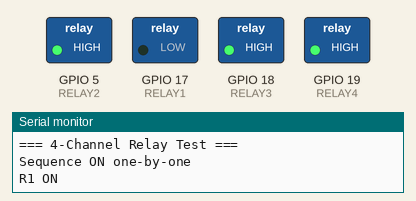
A sketch run on a simulated ESP32. Shown: switched loads named in the sketch (green lamp = pin HIGH), the last lines printed to the serial monitor.

Above: at 0.3 s.
At 0.9 s:
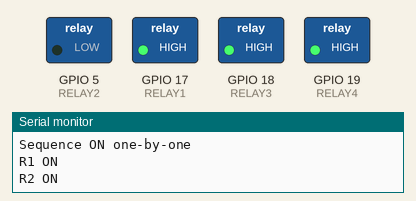
At 1.5 s:
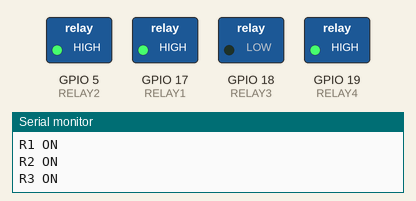
At 2.1 s:
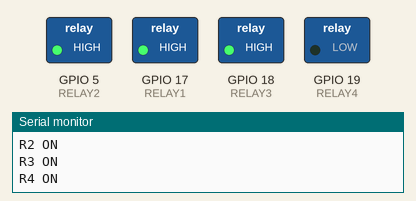
At 3.7 s:
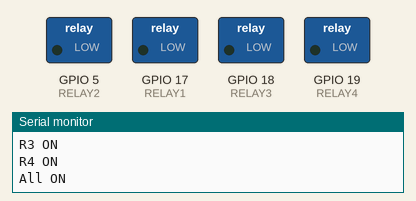
At 4.8 s:
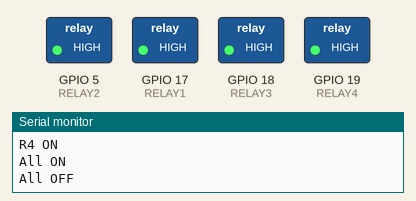
Timing chart, 0 to 7.0 s (numbered marks = the images above):
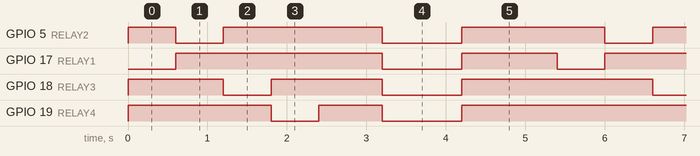

The sketch:

4-Relay_4_Channel.ino
```cpp
/*
  ESP32 + 4-Channel Relay Test
  IN1=17, IN2=5, IN3=18, IN4=19
*/

#include <Arduino.h>

const int RELAY1 = 17;
const int RELAY2 = 5;
const int RELAY3 = 18;
const int RELAY4 = 19;

const bool ACTIVE_LOW = true;   // غيّرها false إذا ريليه عندك Active-High

void relayWrite(int pin, bool on) {
  if (ACTIVE_LOW) {
    digitalWrite(pin, on ? LOW : HIGH);
  } else {
    digitalWrite(pin, on ? HIGH : LOW);
  }
}

void allRelaysOff() {
  relayWrite(RELAY1, false);
  relayWrite(RELAY2, false);
  relayWrite(RELAY3, false);
  relayWrite(RELAY4, false);
}

void setup() {
  Serial.begin(115200);

  pinMode(RELAY1, OUTPUT);
  pinMode(RELAY2, OUTPUT);
  pinMode(RELAY3, OUTPUT);
  pinMode(RELAY4, OUTPUT);

  allRelaysOff();

  Serial.println("\n=== 4-Channel Relay Test ===");
}

void loop() {
  // 1) تشغيل بالتسلسل
  allRelaysOff();
  Serial.println("Sequence ON one-by-one");

  relayWrite(RELAY1, true); Serial.println("R1 ON"); delay(600);
  relayWrite(RELAY1, false);

  relayWrite(RELAY2, true); Serial.println("R2 ON"); delay(600);
  relayWrite(RELAY2, false);

  relayWrite(RELAY3, true); Serial.println("R3 ON"); delay(600);
  relayWrite(RELAY3, false);

  relayWrite(RELAY4, true); Serial.println("R4 ON"); delay(600);
  relayWrite(RELAY4, false);

  delay(800);

  // 2) تشغيل الكل ثم إطفاء الكل
  Serial.println("All ON");
  relayWrite(RELAY1, true);
  relayWrite(RELAY2, true);
  relayWrite(RELAY3, true);
  relayWrite(RELAY4, true);
  delay(1000);

  Serial.println("All OFF");
  allRelaysOff();
  delay(1200);
}
```

Measured:
- by itself, GPIO 5 (RELAY2): repeats every 5.4 s: HIGH 2.0 s, LOW 1.0 s, HIGH 1.8 s, LOW 0.60 s
- by itself, GPIO 17 (RELAY1): repeats every 5.4 s: LOW 1.0 s, HIGH 1.2 s, LOW 0.60 s, HIGH 2.6 s
- by itself, GPIO 18 (RELAY3): repeats every 5.4 s: HIGH 1.4 s, LOW 1.0 s, HIGH 2.4 s, LOW 0.60 s
- by itself, GPIO 19 (RELAY4): repeats every 5.4 s: HIGH 0.80 s, LOW 1.0 s, HIGH 3.0 s, LOW 0.60 s
